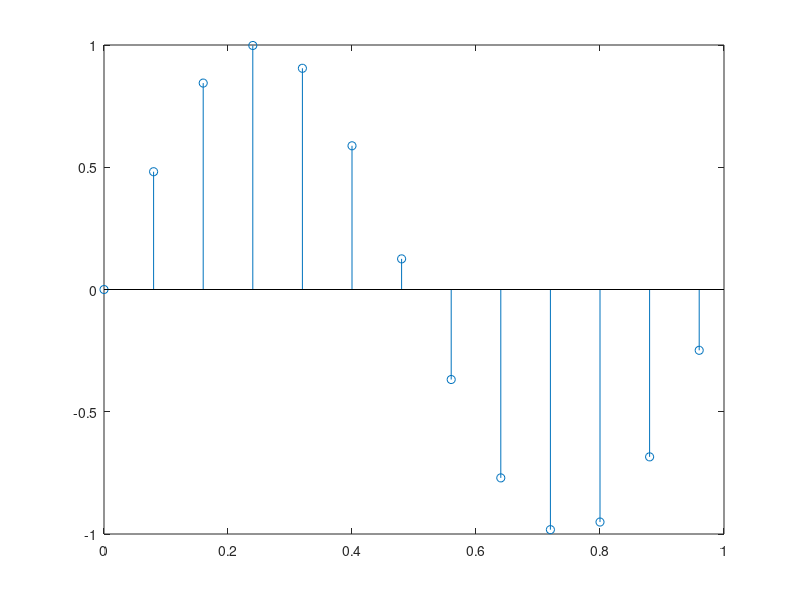

The MATLAB source for this figure:
% fs = 5;
% % t = linspace(0,1-1/fs,fs);
% f = 5;
% a = 2;
% y = a*sin(2*pi*t*f/fs);

% plot(stem(t, y));

T=1;
fi=1;
n =0:0.08:T;
X=sin(2*pi*fi*n);
stem(n,X);